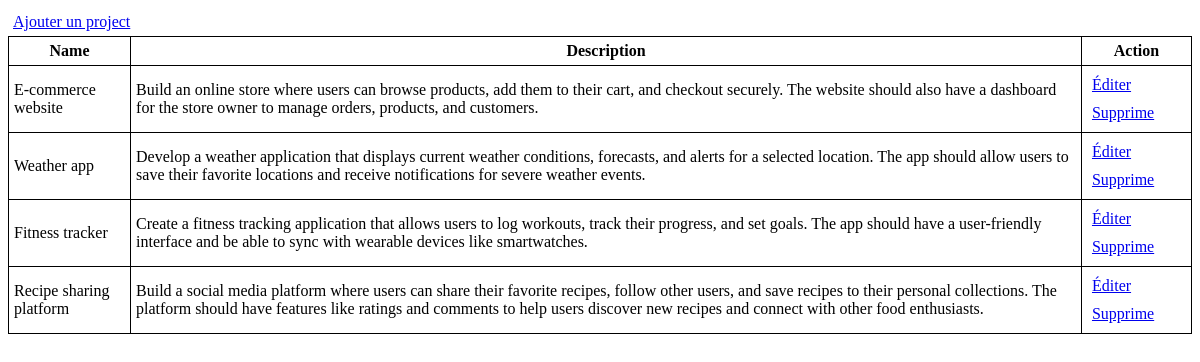
The page / on the database its author committed.
### tables this page shows
CREATE TABLE
    `project` (
        `Id_Project` int(11) NOT NULL,
        `name` varchar(50) NOT NULL,
        `description` varchar(500) NOT NULL
    );

### GestionProject.php (called while the page is built, shortened)
<?php
include 'Projet.php';
class GestionProject
{
    private $Connection = Null;
    private function getConnection()
    {
        if (is_null($this->Connection)) {
            $this->Connection = mysqli_connect('localhost', 'root', '', 'prototype-fil-rouge');
        }
        return $this->Connection;
    }
    public function RechercherTous()
    {
        $sql = 'SELECT Id_Project, name, description FROM project';
        $query = mysqli_query($this->getConnection(), $sql);
        $projects_data = mysqli_fetch_all($query, MYSQLI_ASSOC);
        $projects = array();
        foreach ($projects_data as $project_data) {
            $project = new Project();
            $project->setId($project_data['Id_Project']);
            $project->setNom($project_data['name']);
            $project->setDescription($project_data['description']);
            array_push($projects, $project);
        }
        return $projects;
    }
}
?>

### projet.php (called while the page is built)
<?php
class project {
    private $Id_Project;
    private $name;
    private $description;
    public function getId() {
        return $this->Id_Project;
    }
    public function setId($Id_Project) {
        $this->Id_Project =$Id_Project;
    }
    public function getNom() {
        return $this->name;
    }
    public function setNom($name) {
        $this->name = $name;
    }
    public function getDescription() {
        return $this->description;
    }
    public function setDescription($description) {
        $this->description = $description;
    }
}
?>

### index.php (the view, shortened to what this page needs)
<?php
include "GestionProject.php";
$GestionProject = new GestionProject();
$projects = $GestionProject->RechercherTous();
?>
<!DOCTYPE html>
<html lang="fr">
<head>
    <link rel="stylesheet" href="file.css">
</head>
<body>
    <div>
        <a href="Ajoute.php">Ajouter un project</a>
        <table>
            <tr>
                <th>Name</th>
                <th>Description</th>
                <th>Action</th>
            </tr>
            <?php
            foreach ($projects as $project) {
                ?>
                <tr>
                    <td>
                        <?= $project->getNom() ?>
                    </td>
                    <td>
                        <?= $project->getDescription() ?>
                    </td>
                    <td>
                        <a href="editer.php?id=<?php echo $project->getId() ?>">Éditer</a>
                        <a href="supprimer.php?id=<?php echo $project->getId() ?>">Supprime</a>
                    </td>
                </tr>
            <?php } ?>
        </table>
    </div>
</body>
</html>

### file.css (style rules this page uses)
a { display: inline-block; margin : 5px; }
table, th, td { border: 1px solid; border-collapse: collapse; padding: 5px; }

### rows shown on the page
project: name "E-commerce website", description "Build an online store where users can browse products, add them to their cart, and checkout securely. The website should also have a dashboard for the store owner to manage orders, products, and customers."
project: name "Weather app", description "Develop a weather application that displays current weather conditions, forecasts, and alerts for a selected location. The app should allow users to save their favorite locations and receive notifications for severe weather events."
project: name "Fitness tracker", description "Create a fitness tracking application that allows users to log workouts, track their progress, and set goals. The app should have a user-friendly interface and be able to sync with wearable devices like smartwatches."
project: name "Recipe sharing platform", description "Build a social media platform where users can share their favorite recipes, follow other users, and save recipes to their personal collections. The platform should have features like ratings and comments to help users discover new recipes and connect with other food enthusiasts."
